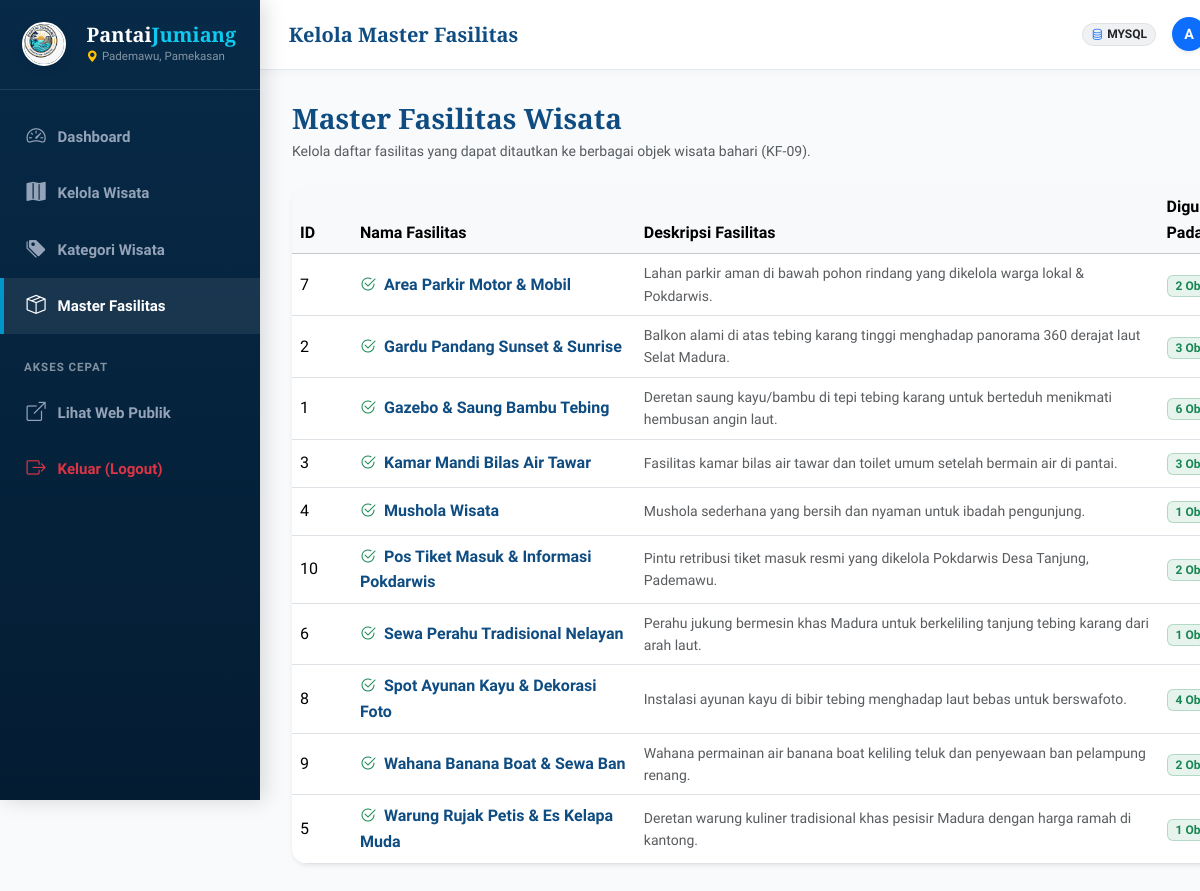
Page /admin/fasilitas.php (signed in) on the committed database.
### tables this page shows
CREATE TABLE `fasilitas` (
  `id_fasilitas` INT AUTO_INCREMENT PRIMARY KEY,
  `nama_fasilitas` VARCHAR(100) NOT NULL,
  `deskripsi` TEXT NULL
);

### admin/fasilitas.php (the view, shortened to what this page needs)
<?php
$db = getDB();
$stmt = $db->query("
    SELECT f.*, COUNT(wf.id_wisata) AS total_wisata
    FROM fasilitas f
    LEFT JOIN wisata_fasilitas wf ON f.id_fasilitas = wf.id_fasilitas
    GROUP BY f.id_fasilitas, f.nama_fasilitas, f.deskripsi
    ORDER BY f.nama_fasilitas ASC
");
$fasilitasList = $stmt->fetchAll();
include __DIR__ . '/../includes/admin_header.php';
?>
<div class="d-flex justify-content-between align-items-center mb-4 flex-wrap gap-2">
    <div>
        <h3 class="font-serif fw-bold text-ocean-primary mb-1">Master Fasilitas Wisata</h3>
        <p class="text-muted small mb-0">Kelola daftar fasilitas yang dapat ditautkan ke berbagai objek wisata bahari (KF-09).</p>
    </div>
</div>
<div class="card border-0 shadow-sm rounded-4 overflow-hidden">
    <div class="table-responsive d-none d-md-block">
        <table class="table table-hover align-middle mb-0">
            <thead class="table-light">
                <tr>
                    <th style="width: 60px;">ID</th>
                    <th>Nama Fasilitas</th>
                    <th>Deskripsi Fasilitas</th>
                    <th>Digunakan Pada</th>
                </tr>
            </thead>
            <tbody>
                <?php if (empty($fasilitasList)): ?>
                    <tr>
                        <td colspan="5" class="text-center py-5 text-muted">Belum ada master fasilitas.</td>
                    </tr>
                <?php else: ?>
                    <?php foreach ($fasilitasList as $f): ?>
                        <tr>
                            <td><?= $f['id_fasilitas'] ?></td>
                            <td class="fw-bold text-ocean-primary">
                                <i class="bi bi-check2-circle text-success me-1"></i> <?= htmlspecialchars($f['nama_fasilitas']) ?>
                            </td>
                            <td class="text-muted small"><?= htmlspecialchars($f['deskripsi'] ?: '-') ?></td>
                            <td>
                                <span class="badge bg-success bg-opacity-10 text-success border border-success border-opacity-25 px-2 py-1">
                                    <?= $f['total_wisata'] ?> Objek Wisata
                                </span>
                            </td>
                        </tr>
                    <?php endforeach; ?>
                <?php endif; ?>
            </tbody>
        </table>
    </div>
</div>
<?php include __DIR__ . '/../includes/admin_footer.php'; ?>

### assets/css/style.css (style rules this page uses)
:root { --font-main: 'Plus Jakarta Sans', system-ui, -apple-system, sans-serif; --font-serif: 'Playfair Display', Georgia, serif; --ocean-900: #041c32; --ocean-800: #062846; --ocean-700: #0a3d62; --ocean-600: #0f4c81; --ocean-500: #0077b6; --ocean-400: #0096c7; --ocean-300: #48cae4; --ocean-200: #90e0ef; --ocean-100: #ade8f4; --ocean-50: #e0f7fa; --ocean-bg: #f4f9fd; --seafoam: #06d6a0; --coral: #ff6b6b; --sand: #fdfbf7; --gold: #f59e0b; --dark: #0b192c; --text-muted:#64748b; --border-light: rgba(15, 76, 129, 0.12); --glass-bg: rgba(255, 255, 255, 0.82); --glass-border: rgba(255, 255, 255, 0.6); --glass-shadow: 0 10px 30px rgba(4, 28, 50, 0.08); --radius-sm: 8px; --radius-md: 14px; --radius-lg: 20px; --radius-xl: 28px; --transition: all 0.28s cubic-bezier(0.4, 0, 0.2, 1); }
* { box-sizing: border-box; }
body { font-family: var(--font-main); background-color: var(--ocean-bg); color: var(--dark); line-height: 1.6; overflow-x: hidden; }
h1, h2, h3, .font-serif { font-family: var(--font-serif); }
.text-ocean-primary { color: var(--ocean-600) !important; }

### assets/css/admin.css (style rules this page uses)
:root { --admin-sidebar-width: 260px; --admin-header-height: 70px; --admin-primary: #0f4c81; --admin-primary-dark: #072a48; --admin-accent: #0096c7; --admin-bg: #f8fafc; }
html, body.admin-body { background-color: var(--admin-bg); min-height: 100vh; overflow-x: hidden; max-width: 100vw; }

### rows in the picture
fasilitas: id_fasilitas "7", nama_fasilitas "Area Parkir Motor & Mobil", deskripsi "Lahan parkir aman di bawah pohon rindang yang dikelola warga lokal & Pokdarwis.", total_wisata "2"
fasilitas: id_fasilitas "2", nama_fasilitas "Gardu Pandang Sunset & Sunrise", deskripsi "Balkon alami di atas tebing karang tinggi menghadap panorama 360 derajat laut Selat Madura.", total_wisata "3"
fasilitas: id_fasilitas "1", nama_fasilitas "Gazebo & Saung Bambu Tebing", deskripsi "Deretan saung kayu/bambu di tepi tebing karang untuk berteduh menikmati hembusan angin laut.", total_wisata "6"
fasilitas: id_fasilitas "3", nama_fasilitas "Kamar Mandi Bilas Air Tawar", deskripsi "Fasilitas kamar bilas air tawar dan toilet umum setelah bermain air di pantai.", total_wisata "3"
fasilitas: id_fasilitas "4", nama_fasilitas "Mushola Wisata", deskripsi "Mushola sederhana yang bersih dan nyaman untuk ibadah pengunjung.", total_wisata "1"
fasilitas: id_fasilitas "10", nama_fasilitas "Pos Tiket Masuk & Informasi Pokdarwis", deskripsi "Pintu retribusi tiket masuk resmi yang dikelola Pokdarwis Desa Tanjung, Pademawu.", total_wisata "2"
fasilitas: id_fasilitas "6", nama_fasilitas "Sewa Perahu Tradisional Nelayan", deskripsi "Perahu jukung bermesin khas Madura untuk berkeliling tanjung tebing karang dari arah laut.", total_wisata "1"
fasilitas: id_fasilitas "8", nama_fasilitas "Spot Ayunan Kayu & Dekorasi Foto", deskripsi "Instalasi ayunan kayu di bibir tebing menghadap laut bebas untuk berswafoto.", total_wisata "4"
fasilitas: id_fasilitas "9", nama_fasilitas "Wahana Banana Boat & Sewa Ban", deskripsi "Wahana permainan air banana boat keliling teluk dan penyewaan ban pelampung renang.", total_wisata "2"
fasilitas: id_fasilitas "5", nama_fasilitas "Warung Rujak Petis & Es Kelapa Muda", deskripsi "Deretan warung kuliner tradisional khas pesisir Madura dengan harga ramah di kantong.", total_wisata "1"

### other values in the picture
$pageTitle "Kelola Master Fasilitas"
getDBDriver() "MYSQL"
substr($userName, 0, 1) "A"
